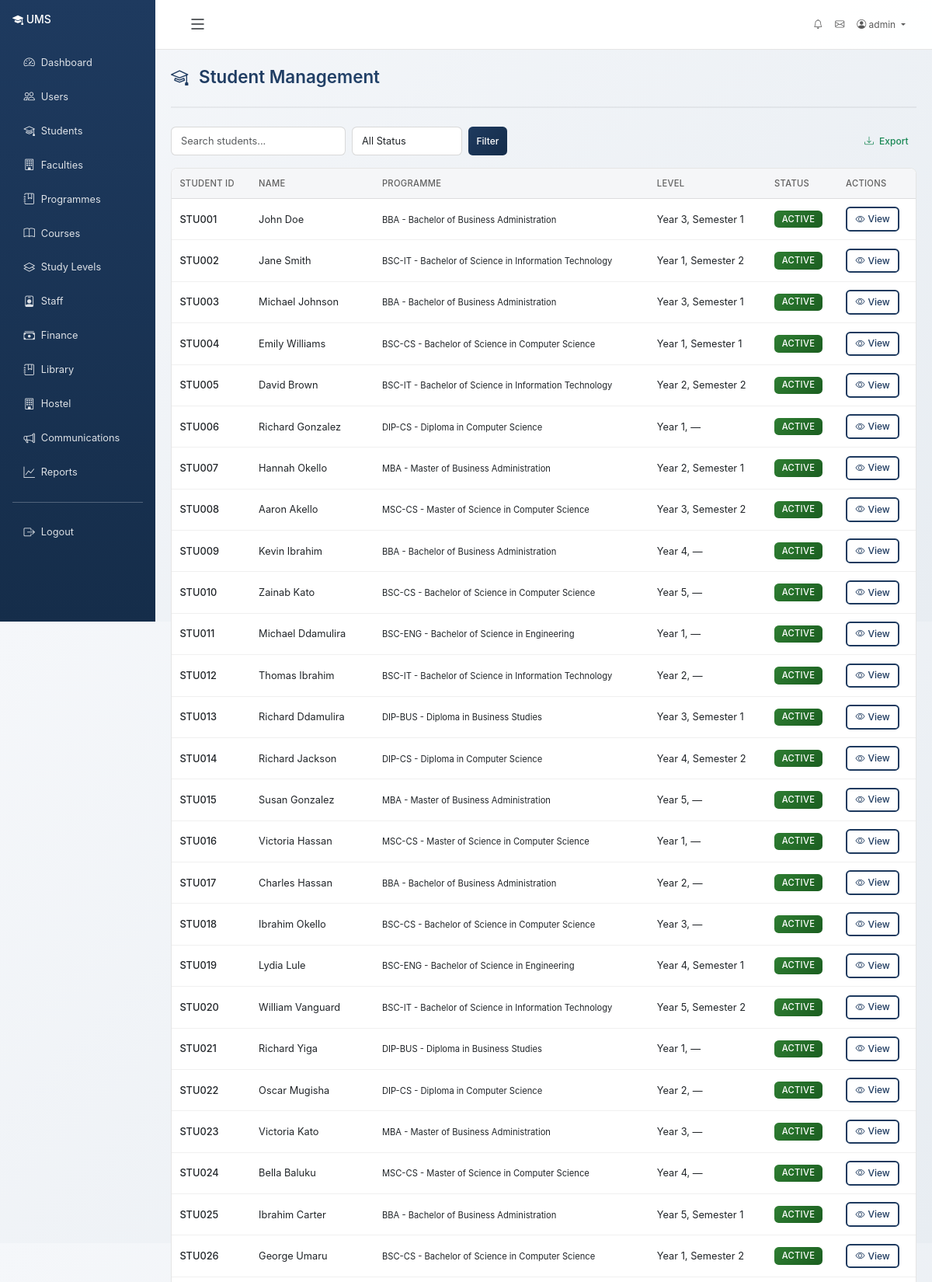
/students/ (signed in, upper part), run on the app's committed database.
### accounts/models.py (models this page shows, shortened)
class User(AbstractUser):
    class Role(models.TextChoices):
        ADMIN = 'admin', 'Administrator'
        REGISTRAR = 'registrar', 'Registrar'
        LECTURER = 'lecturer', 'Lecturer'
        STUDENT = 'student', 'Student'
        FINANCE = 'finance', 'Finance Staff'
        LIBRARIAN = 'librarian', 'Librarian'
        HOSTEL_MANAGER = 'hostel_manager', 'Hostel Manager'
        FACULTY_DEAN = 'faculty_dean', 'Faculty Dean'
        DEPARTMENT_HEAD = 'department_head', 'Department Head'
        PROGRAMME_COORDINATOR = 'programme_coordinator', 'Programme Coordinator'
    role = models.CharField(max_length=25, choices=Role.choices, default=Role.STUDENT)
    phone_number = models.CharField(max_length=20, blank=True)
    date_of_birth = models.DateField(null=True, blank=True)
    gender = models.CharField(
        max_length=10,
        choices=[('M', 'Male'), ('F', 'Female'), ('O', 'Other')],
        blank=True
    )
    address = models.TextField(blank=True)
    profile_picture = models.ImageField(upload_to='profiles/', null=True, blank=True)
    is_active_member = models.BooleanField(default=True)
    created_at = models.DateTimeField(auto_now_add=True)
    updated_at = models.DateTimeField(auto_now=True)
    class Meta:
        ordering = ['-date_joined']
    @property
    def is_admin(self):
        return self.role == self.Role.ADMIN or self.is_superuser
    @property
    def is_student(self):
        return self.role == self.Role.STUDENT
    @property
    def is_faculty_dean(self):
        return self.role == self.Role.FACULTY_DEAN
    @property
    def is_department_head(self):
        return self.role == self.Role.DEPARTMENT_HEAD
    @property
    def is_programme_coordinator(self):
        return self.role == self.Role.PROGRAMME_COORDINATOR

### students/models.py (models this page shows, shortened)
class Student(models.Model):
    class Status(models.TextChoices):
        PENDING = 'pending', 'Pending Admission'
        ADMITTED = 'admitted', 'Admitted'
        ACTIVE = 'active', 'Active'
        SUSPENDED = 'suspended', 'Suspended'
        GRADUATED = 'graduated', 'Graduated'
        WITHDRAWN = 'withdrawn', 'Withdrawn'
    user = models.OneToOneField(settings.AUTH_USER_MODEL, on_delete=models.CASCADE, related_name='student_profile')
    student_id = models.CharField(max_length=20, unique=True)
    programme = models.ForeignKey('academics.Programme', on_delete=models.SET_NULL, null=True, related_name='students')
    current_year = models.ForeignKey('academics.StudyYear', on_delete=models.SET_NULL, null=True, related_name='students')
    current_semester_number = models.ForeignKey('academics.StudySemester', on_delete=models.SET_NULL, null=True, related_name='students')
    intake = models.ForeignKey(
        'academics.Intake', on_delete=models.SET_NULL,
        null=True, blank=True, related_name='students'
    )
    admission_date = models.DateField(default=timezone.now)
    expected_graduation = models.DateField(null=True, blank=True)
    status = models.CharField(max_length=20, choices=Status.choices, default=Status.PENDING)
    nationality = models.CharField(max_length=100, blank=True)
    state_of_origin = models.CharField(max_length=100, blank=True)
    lga = models.CharField(max_length=100, blank=True, verbose_name='LGA')
    guardian_name = models.CharField(max_length=200, blank=True)
    guardian_phone = models.CharField(max_length=20, blank=True)
    guardian_email = models.EmailField(blank=True)
    guardian_relationship = models.CharField(max_length=50, blank=True)
    blood_group = models.CharField(max_length=5, blank=True)
    medical_conditions = models.TextField(blank=True)
    created_at = models.DateTimeField(auto_now_add=True)
    updated_at = models.DateTimeField(auto_now=True)
    class Meta:
        ordering = ['student_id']
    @property
    def level_display(self):
        year = self.current_year.name if self.current_year else '—'
        semester = self.current_semester_number.name if self.current_semester_number else '—'
        return f"{year}, {semester}"

### academics/models.py (models this page shows, shortened)
class Programme(models.Model):
    class Schedule(models.TextChoices):
        FULLTIME = 'fulltime', 'Full-time'
        WEEKEND = 'weekend', 'Weekend'
        EVENING = 'evening', 'Evening'
        ONLINE = 'online', 'Online'
        HOLIDAY = 'holiday', 'Holiday'
    name = models.CharField(max_length=200)
    code = models.CharField(max_length=20, unique=True)
    department = models.ForeignKey(Department, on_delete=models.CASCADE, related_name='programmes')
    coordinator = models.ForeignKey(
        settings.AUTH_USER_MODEL, on_delete=models.SET_NULL,
        null=True, blank=True, related_name='programmes_coordinated'
    )
    level = models.ForeignKey(StudyLevel, on_delete=models.PROTECT, related_name='programmes')
    schedule = models.CharField(max_length=10, choices=Schedule.choices, default=Schedule.FULLTIME)
    duration_years = models.IntegerField(default=4)
    total_credits = models.IntegerField(default=120)
    description = models.TextField(blank=True)
    is_active = models.BooleanField(default=True)
    created_at = models.DateTimeField(auto_now_add=True)
    class Meta:
        ordering = ['name']
    def __str__(self):
        return f"{self.code} - {self.name}"

class StudyYear(models.Model):
    code = models.CharField(max_length=10, unique=True, help_text="e.g. Y1, Y2, Y3")
    name = models.CharField(max_length=50, help_text="e.g. Year 1, Year 2")
    level = models.IntegerField(unique=True, help_text="e.g. 1 for Year 1, 2 for Year 2")
    created_at = models.DateTimeField(auto_now_add=True)
    class Meta:
        ordering = ['level']

class StudySemester(models.Model):
    code = models.CharField(max_length=10, unique=True, help_text="e.g. S1, S2")
    name = models.CharField(max_length=50, help_text="e.g. Semester 1, Semester 2")
    number = models.IntegerField(unique=True, help_text="e.g. 1 for Semester 1, 2 for Semester 2")
    is_current = models.BooleanField(default=False)
    created_at = models.DateTimeField(auto_now_add=True)
    class Meta:
        ordering = ['number']

### students/views.py (the view)
# urls.py: path('', views.student_list, name='student_list'),
@login_required
@academic_read_required
def student_list(request):
    students = Student.objects.select_related('user', 'programme').all()
    if request.user.is_department_head:
        dept = Department.objects.filter(head_of_department=request.user).first()
        students = students.filter(programme__department=dept) if dept else students.none()
    elif request.user.is_programme_coordinator:
        programmes = Programme.objects.filter(coordinator=request.user)
        students = students.filter(programme__in=programmes)
    elif request.user.is_faculty_dean:
        students = students.filter(programme__department__faculty__dean=request.user)
    elif request.user.is_student:
        try:
            own_student = Student.objects.get(user=request.user)
            students = students.filter(pk=own_student.pk)
        except Student.DoesNotExist:
            students = students.none()
    search = request.GET.get('search')
    status_filter = request.GET.get('status')
    level_filter = request.GET.get('level')
    if search:
        students = students.filter(
            Q(student_id__icontains=search) |
            Q(user__first_name__icontains=search) |
            Q(user__last_name__icontains=search)
        )
    if status_filter:
        students = students.filter(status=status_filter)
    if level_filter:
        students = students.filter(current_year=level_filter)
    return render(request, 'students/student_list.html', {
        'students': students,
        'statuses': Student.Status.choices,
    })

### accounts/context_processors.py (called while the page is built, shortened)
def admin_dashboard_stats(request):
    context = {}
    return context

def user_context(request):
    context = {}
    if request.user.is_authenticated:
        user = request.user
        context['user_role'] = user.role
        context['user_role_display'] = user.get_role_display()
        context['is_admin_user'] = user.is_admin
        context['is_staff_user'] = user.role in ['admin', 'registrar', 'lecturer', 'finance', 'librarian', 'hostel_manager']
        nav_items = _get_nav_items(user)
        context['nav_items'] = nav_items
    return context

### templates/students/student_list.html (shortened to what this page needs)
{% extends "base.html" %}
{% block content %}
<div class="page-header">
    <h1 class="page-title"><i class="bi bi-mortarboard"></i> Student Management</h1>
</div>
<div class="d-flex justify-content-between align-items-center mb-3">
    <form class="d-flex gap-2" method="get">
        <input type="text" name="search" class="form-control form-control-sm" placeholder="Search students..." value="{{ request.GET.search }}">
        <select name="status" class="form-select form-select-sm" style="width:auto;">
            <option value="">All Status</option>
        </select>
        <button type="submit" class="btn btn-sm btn-primary">Filter</button>
    </form>
    <a href="{% url 'reports:export_students' %}" class="btn btn-sm btn-outline-success">
        <i class="bi bi-download me-1"></i> Export
    </a>
</div>
<div class="card">
    <div class="table-responsive">
        <table class="table table-hover mb-0">
            <thead>
                <tr>
                    <th>Student ID</th>
                    <th>Name</th>
                    <th>Programme</th>
                    <th>Level</th>
                    <th>Status</th>
                    <th>Actions</th>
                </tr>
            </thead>
            <tbody>
                {% for student in students %}
                <tr>
                    <td class="fw-medium">{{ student.student_id }}</td>
                    <td>{{ student.user.get_full_name }}</td>
                    <td><small>{{ student.programme|default:"-" }}</small></td>
                    <td>{{ student.level_display }}</td>
                    <td>
                        {% if student.status == 'active' %}
                        <span class="badge bg-success badge-role">Active</span>
                        {% elif student.status == 'pending' %}
                        <span class="badge bg-warning badge-role">Pending</span>
                        {% elif student.status == 'graduated' %}
                        <span class="badge bg-info badge-role">Graduated</span>
                        {% else %}
                        <span class="badge bg-secondary badge-role">{{ student.get_status_display }}</span>
                        {% endif %}
                    </td>
                    <td>
                        <a href="{% url 'students:student_detail' student.pk %}" class="btn btn-sm btn-outline-primary" title="View Details">
                            <i class="bi bi-eye"></i> View
                        </a>
                    </td>
                </tr>
                {% empty %}
                <tr><td colspan="6" class="text-center text-muted py-4">No students found.</td></tr>
                {% endfor %}
            </tbody>
        </table>
    </div>
</div>
{% endblock %}

### templates/base.html (shortened to what this page needs)
{% load static %}
<!DOCTYPE html>
<html lang="en">
<head>
    <link href="https://cdn.jsdelivr.net/npm/bootstrap@5.3.0/dist/css/bootstrap.min.css" rel="stylesheet">
    <link rel="stylesheet" href="https://cdn.jsdelivr.net/npm/bootstrap-icons@1.11.0/font/bootstrap-icons.css">
</head>
<body {% if user.is_authenticated %}data-user-authenticated="true"{% endif %}>
    {% if user.is_authenticated %}
    <div class="container-fluid">
        <div class="row">
            <div class="col-md-3 col-lg-2 px-0 sidebar d-none d-md-block" id="sidebar">
                <div class="p-3">
                    <h4 class="text-white mb-4">
                        <i class="bi bi-mortarboard-fill"></i> <span class="sidebar-text">UMS</span>
                    </h4>
                    <nav class="nav flex-column">
                        {% for item in nav_items %}
                            {% if item.path %}
                                <a class="nav-link" href="{{ item.path }}" title="{{ item.label }}">
                                    <i class="bi {{ item.icon }}"></i> <span class="sidebar-text">{{ item.label }}</span>
                                </a>
                            {% elif item.url %}
                                <a class="nav-link" href="{% url item.url %}" title="{{ item.label }}">
                                    <i class="bi {{ item.icon }}"></i> <span class="sidebar-text">{{ item.label }}</span>
                                </a>
                            {% endif %}
                        {% endfor %}
                        <hr class="text-white">
                        <a class="nav-link" href="{% url 'accounts:logout' %}" title="Logout">
                            <i class="bi bi-box-arrow-right"></i> <span class="sidebar-text">Logout</span>
                        </a>
                    </nav>
                </div>
            </div>
            <div class="col-md-9 col-lg-10 ms-auto main-content-area" id="mainContent">
                <nav class="navbar navbar-expand-lg navbar-light bg-white border-bottom">
                    <div class="container-fluid">
                        <button class="btn btn-link text-dark sidebar-toggle d-none d-md-block" id="sidebarToggle" type="button" title="Collapse Sidebar (Ctrl+B)">
                            <i class="bi bi-list"></i>
                        </button>
                        <div class="collapse navbar-collapse" id="navbarNav">
                            <ul class="navbar-nav ms-auto">
                                <li class="nav-item">
                                    <a class="nav-link" href="{% url 'communications:notifications' %}" title="Notifications">
                                        <i class="bi bi-bell"></i>
                                    </a>
                                </li>
                                <li class="nav-item">
                                    <a class="nav-link" href="{% url 'communications:inbox' %}" title="Messages">
                                        <i class="bi bi-envelope"></i>
                                    </a>
                                </li>
                                <li class="nav-item dropdown">
                                    <a class="nav-link dropdown-toggle" href="#" id="userDropdown" role="button" data-bs-toggle="dropdown">
                                        <i class="bi bi-person-circle"></i> {{ user.get_full_name|default:user.username }}
                                    </a>
                                </li>
                            </ul>
                        </div>
                    </div>
                </nav>
                <div class="content-wrapper">
                    {% block content %}{% endblock %}
                </div>
            </div>
        </div>
    </div>
    {% else %}
    <div class="container-fluid">
        {% block login_content %}{% endblock %}
    </div>
    {% endif %}
</body>
</html>

### templates/students/student_list.html (style rules this page uses)
.table td .btn { position: relative; z-index: 10; }
.table td a.btn { display: inline-flex; align-items: center; gap: 0.25rem; }

### data on the page
User: get_full_name "admin"
Student: student_id "STU001", user.get_full_name "John Doe", programme "BBA - Bachelor of Business Administration", level_display "Year 3, Semester 1", status "ACTIVE"
Student: student_id "STU002", user.get_full_name "Jane Smith", programme "BSC-IT - Bachelor of Science in Information Technology", level_display "Year 1, Semester 2", status "ACTIVE"
Student: student_id "STU003", user.get_full_name "Michael Johnson", programme "BBA - Bachelor of Business Administration", level_display "Year 3, Semester 1", status "ACTIVE"
Student: student_id "STU004", user.get_full_name "Emily Williams", programme "BSC-CS - Bachelor of Science in Computer Science", level_display "Year 1, Semester 1", status "ACTIVE"
Student: student_id "STU005", user.get_full_name "David Brown", programme "BSC-IT - Bachelor of Science in Information Technology", level_display "Year 2, Semester 2", status "ACTIVE"
Student: student_id "STU006", user.get_full_name "Richard Gonzalez", programme "DIP-CS - Diploma in Computer Science", level_display "Year 1, —", status "ACTIVE"
Student: student_id "STU007", user.get_full_name "Hannah Okello", programme "MBA - Master of Business Administration", level_display "Year 2, Semester 1", status "ACTIVE"
Student: student_id "STU008", user.get_full_name "Aaron Akello", programme "MSC-CS - Master of Science in Computer Science", level_display "Year 3, Semester 2", status "ACTIVE"
Student: student_id "STU009", user.get_full_name "Kevin Ibrahim", programme "BBA - Bachelor of Business Administration", level_display "Year 4, —", status "ACTIVE"
Student: student_id "STU010", user.get_full_name "Zainab Kato", programme "BSC-CS - Bachelor of Science in Computer Science", level_display "Year 5, —", status "ACTIVE"
Student: student_id "STU011", user.get_full_name "Michael Ddamulira", programme "BSC-ENG - Bachelor of Science in Engineering", level_display "Year 1, —", status "ACTIVE"
Student: student_id "STU012", user.get_full_name "Thomas Ibrahim", programme "BSC-IT - Bachelor of Science in Information Technology", level_display "Year 2, —", status "ACTIVE"
Student: student_id "STU013", user.get_full_name "Richard Ddamulira", programme "DIP-BUS - Diploma in Business Studies", level_display "Year 3, Semester 1", status "ACTIVE"
Student: student_id "STU014", user.get_full_name "Richard Jackson", programme "DIP-CS - Diploma in Computer Science", level_display "Year 4, Semester 2", status "ACTIVE"
Student: student_id "STU015", user.get_full_name "Susan Gonzalez", programme "MBA - Master of Business Administration", level_display "Year 5, —", status "ACTIVE"
Student: student_id "STU016", user.get_full_name "Victoria Hassan", programme "MSC-CS - Master of Science in Computer Science", level_display "Year 1, —", status "ACTIVE"
Student: student_id "STU017", user.get_full_name "Charles Hassan", programme "BBA - Bachelor of Business Administration", level_display "Year 2, —", status "ACTIVE"
Student: student_id "STU018", user.get_full_name "Ibrahim Okello", programme "BSC-CS - Bachelor of Science in Computer Science", level_display "Year 3, —", status "ACTIVE"
Student: student_id "STU019", user.get_full_name "Lydia Lule", programme "BSC-ENG - Bachelor of Science in Engineering", level_display "Year 4, Semester 1", status "ACTIVE"
Student: student_id "STU020", user.get_full_name "William Vanguard", programme "BSC-IT - Bachelor of Science in Information Technology", level_display "Year 5, Semester 2", status "ACTIVE"
Student: student_id "STU021", user.get_full_name "Richard Yiga", programme "DIP-BUS - Diploma in Business Studies", level_display "Year 1, —", status "ACTIVE"
Student: student_id "STU022", user.get_full_name "Oscar Mugisha", programme "DIP-CS - Diploma in Computer Science", level_display "Year 2, —", status "ACTIVE"
Student: student_id "STU023", user.get_full_name "Victoria Kato", programme "MBA - Master of Business Administration", level_display "Year 3, —", status "ACTIVE"
Student: student_id "STU024", user.get_full_name "Bella Baluku", programme "MSC-CS - Master of Science in Computer Science", level_display "Year 4, —", status "ACTIVE"
Student: student_id "STU025", user.get_full_name "Ibrahim Carter", programme "BBA - Bachelor of Business Administration", level_display "Year 5, Semester 1", status "ACTIVE"
Student: student_id "STU026", user.get_full_name "George Umaru", programme "BSC-CS - Bachelor of Science in Computer Science", level_display "Year 1, Semester 2", status "ACTIVE"

### other printed values
{{ item.label }} "Dashboard" "Users" "Students" "Faculties" "Programmes" "Courses" "Study Levels" "Staff" "Finance" "Library" "Hostel" "Communications" "Reports"
